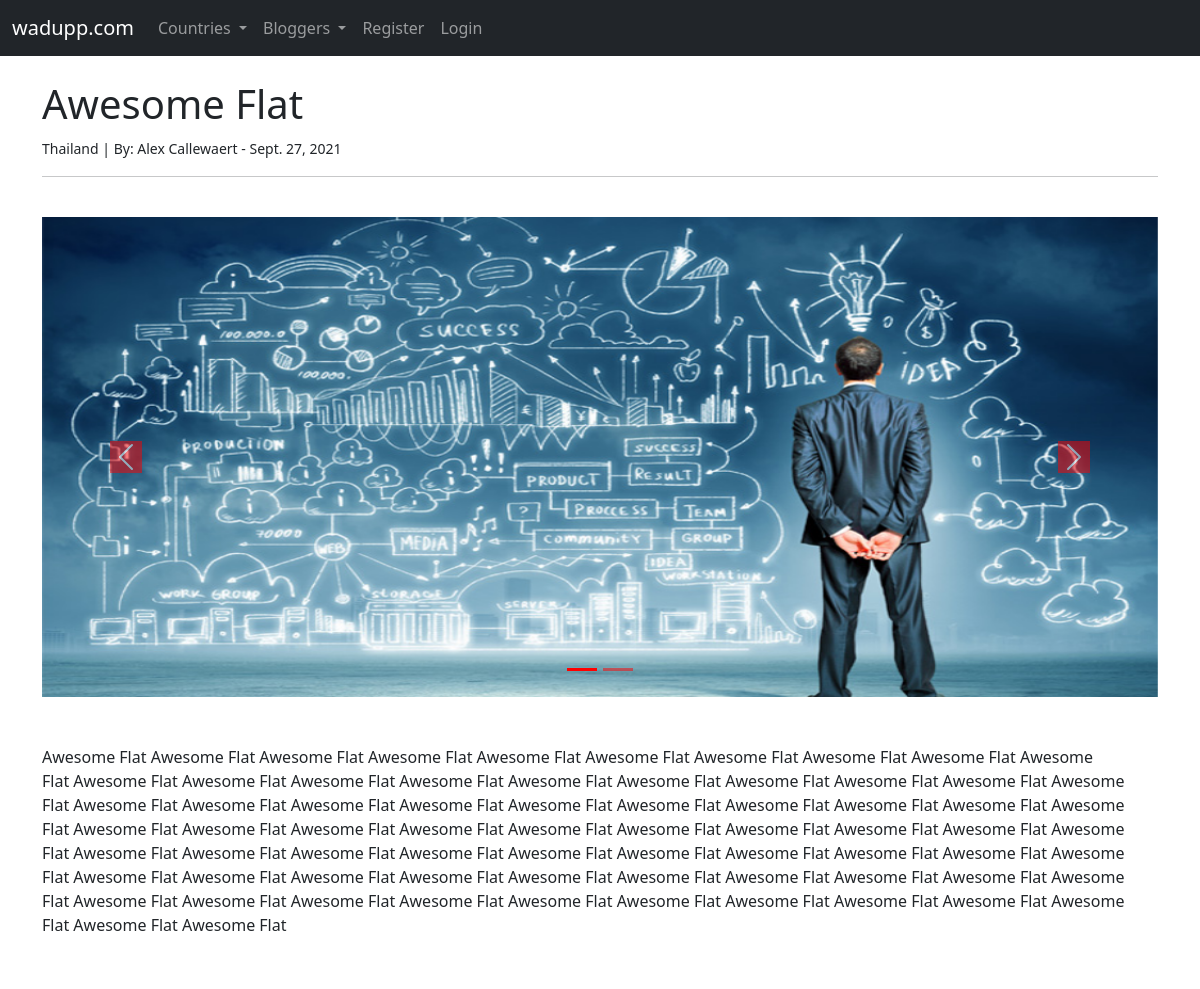
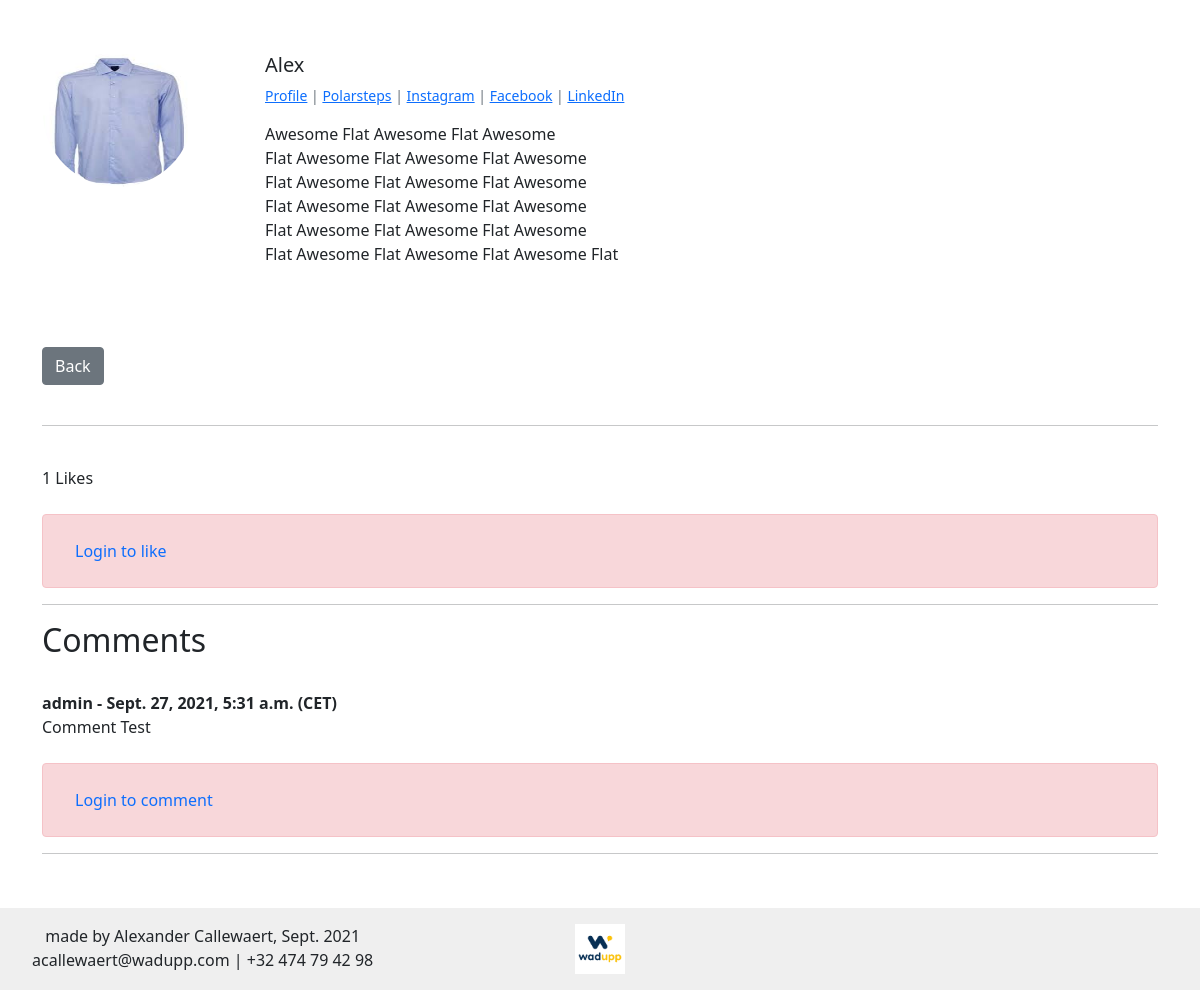
The app's page /article/1 with its own data (2 pictures, top to bottom).
### myblog/models.py (models this page shows, shortened)
class Post(models.Model):
	title = models.CharField(max_length=255)
	header_image = models.ImageField(null = True, blank = True, upload_to = "images/")
	image2 = models.ImageField(null = True, blank = True, upload_to = "images/")
	image3 = models.ImageField(null = True, blank = True, upload_to = "images/")
	title_tag = models.CharField(max_length=255)
	author = models.ForeignKey(User, on_delete=models.CASCADE, null = True, blank = True)
	body = RichTextField(blank = True, null = True)
	post_date = models.DateField(auto_now_add=True)
	category = models.ForeignKey(Category, on_delete=models.CASCADE)
	snippet = models.CharField(max_length=255)
	likes = models.ManyToManyField(User, related_name = 'blog_posts', blank=True)
	def total_likes(self):
		return self.likes.count()

class Category(models.Model):
	name = models.CharField(max_length=255)
	def __str__(self):
		return self.name

class User(AbstractUser):
   Allow_to_post = models.BooleanField(default=False)

class Profile(models.Model):
	user = models.OneToOneField(User, null = True, on_delete = models.CASCADE)
	bio = models.TextField()
	profile_pic = models.ImageField(null = True, blank = True, upload_to = "images/profile")
	polarsteps_url = models.CharField(max_length=255, null = True, blank = True)
	instagram_url = models.CharField(max_length=255, null = True, blank = True)
	facebook_url = models.CharField(max_length=255, null = True, blank = True)
	linkedin_url = models.CharField(max_length=255, null = True, blank = True)

class Comment(models.Model):
	post = models.ForeignKey(Post, related_name = "comments", on_delete=models.CASCADE)
	your_name = models.CharField(max_length = 255)
	body = models.TextField()
	date_added = models.DateTimeField(auto_now_add = True)

### myblog/views.py (the view)
# urls.py: path('article/<int:pk>', ArticleDetailView.as_view(), name = "article-detail"),
class ArticleDetailView(DetailView):
	model = Post
	template_name = 'article_details.html'
	def get_context_data(self, *args, **kwargs):
		print('ck')
		cat_menu = Category.objects.all()
		context = super(ArticleDetailView, self).get_context_data(*args, **kwargs)
		stuff = get_object_or_404(Post, id = self.kwargs['pk'])
		total_likes = stuff.total_likes()
		liked = False
		if stuff.likes.filter(id = self.request.user.id).exists():
			liked = True
		context["cat_menu"] = cat_menu
		context["total_likes"] = total_likes
		context["liked"] = liked
		return context

### myblog/templates/article_details.html (shortened to what this page needs)
{% extends 'base.html' %}
{% load static %}
{% block content %}
	<h1>{{ post.title }}</h1>
	<small>{{ post.category }} |
		By:
		{% if post.author.first_name or post.author.last_name %} {{ post.author.first_name }} {{ post.author.last_name }} {% else %} {{ post.author.username }} {% endif %} -
		{{ post.post_date }}
	</small> <br/>
	<hr>
	<br/>
{% if post.header_image or image2 or image3 %}
<div id="carouselExampleIndicators" class="carousel slide mb-5" data-bs-ride="carousel">
  <div class="carousel-indicators">
    <button type="button" data-bs-target="#carouselExampleIndicators" data-bs-slide-to="0" class="active" aria-current="true" aria-label="Slide 1" style="background-color:red"></button>
	  {% if post.image2 %}
    <button type="button" data-bs-target="#carouselExampleIndicators" data-bs-slide-to="1" aria-label="Slide 2" style="background-color:red"></button>
	  {% endif %}
  </div>
  <div class="carousel-inner">
    <div class="carousel-item active">
      <img src="{{ post.header_image.url }}" class="d-block w-100" alt="{{ post.title }}" height = 480>
    </div>
  </div>
  <button class="carousel-control-prev" type="button" data-bs-target="#carouselExampleIndicators" data-bs-slide="prev">
    <span class="carousel-control-prev-icon" aria-hidden="true" style="background-color:red"></span>
  </button>
  <button class="carousel-control-next" type="button" data-bs-target="#carouselExampleIndicators" data-bs-slide="next">
    <span class="carousel-control-next-icon" aria-hidden="true" style="background-color:red"></span>
  </button>
</div>
{% endif %}
	{{ post.body | safe }}
	<br/><br/>
<div class="card border-white mb-3" style="max-width: 620px;">
  <div class="row g-0">
    <div class="col-md-4">
		{% if post.author.profile.profile_pic %}
      		<img src="{{ post.author.profile.profile_pic.url }}" width = 150 height = 150 class = "rounded-circle">
  		{% else %}
  			<img src="{% static 'myblog/images/default.png' %}" width = 150 height = 150 class = "rounded-circle">
  		{% endif %}
    </div>
    <div class="col-md-8">
      <div class="card-body">
        <h5 class="card-title">
        	{{ post.author.first_name }}
        </h5>
        <p class="small text-muted">
        	<a href = "{% url 'show_profile_page' post.author.profile.id %}">Profile</a>
        	{% if post.author.profile.polarsteps_url %}
        		| <a href = "{{ post.author.profile.polarsteps_url }}">Polarsteps</a>
    		{% endif %}
        	{% if post.author.profile.instagram_url %}
        		| <a href = "{{ post.author.profile.instagram_url }}">Instagram</a>
    		{% endif %}
    		{% if post.author.profile.facebook_url %}
        		| <a href = "{{ post.author.profile.facebook_url }}">Facebook</a>
    		{% endif %}
    		{% if post.author.profile.linkedin_url %}
        		| <a href = "{{ post.author.profile.linkedin_url }}">LinkedIn</a>
        	{% endif %}
        </p>
        <p class="card-text">
        	{{ post.author.profile.bio }}
        </p>
      </div>
    </div>
  </div>
</div>
	<br/><br/>
	<a href = "{% url 'home' %}" class = "btn btn-secondary">Back</a>
	<br/><br/>
	<hr>
	<br/>
	<form action = "{% url 'like_post' post.pk %}" method = "POST">
	{{ total_likes }} Likes
	<br/><br/>
	{% if user.is_authenticated %}
		{% if liked %}
			<button type = "submit", name = "post_id", value = "{{ post.id }}", class = "btn btn-danger btn-sm">Unlike</button>
		{% else %}
			<button type = "submit", name = "post_id", value = "{{ post.id }}", class = "btn btn-primary btn-sm">Like</button>
		{% endif %}
	<br/><br/>
	{% else %}
		<div class="alert alert-danger" role="alert"><a class="nav-link" href="{% url 'login' %}">Login to like</a></div>
	{% endif %}
	</form>
<hr>
<h2>Comments</h2>
<br/>
{% if not post.comments.all %}
	No comments yet...<br/><br/>
	{% if user.is_authenticated %}
		<a href = "{% url 'add_comment' post.pk %}"><button type="button" class="btn btn-outline-primary">Add Comment</button></a>
	{% else %}
		<div class="alert alert-danger" role="alert"><a class="nav-link" href="{% url 'login' %}">Login to comment</a></div>
	{% endif %}
{% else %}
		{% for comment in post.comments.all %}
			<strong>
				{{ comment.your_name }} - {{ comment.date_added }} (CET)
			</strong>
			<br/>
			{{ comment.body }}
			<br/><br/>
		{% endfor %}
	{% if user.is_authenticated %}
		<a href = "{% url 'add_comment' post.pk %}"><button type="button" class="btn btn-outline-primary">Add Comment</button></a>
		<br/><br/>
	{% else %}
		<div class="alert alert-danger" role="alert"><a class="nav-link" href="{% url 'login' %}">Login to comment</a></div>
	{% endif %}
{% endif %}
<hr>
<br/>
{% endblock %}

### records on screen
Post: title "Awesome Flat", category "Thailand", author.first_name "Alex", author.last_name "Callewaert", post_date "Sept. 27, 2021", header_image (picture), body "Awesome Flat Awesome Flat Awesome Flat Awesome Flat Awesome Flat Awesome Flat Awesome Flat Awesome Flat Awesome Flat Awesome Flat Awesome Flat Awesome Flat Awesome Flat Awesome Flat Awesome Flat Awesome Flat Awesome Flat Awesome Flat Awesome Flat Awesome Flat Awesome Flat Awesome Flat Awesome Flat Awesome Flat Awesome Flat Awesome Flat Awesome Flat Awesome Flat Awesome Flat Awesome Flat Awesome Flat Awesome Flat Awesome Flat Awesome Flat Awesome Flat Awesome Flat Awesome Flat Awesome Flat Awesome Flat Awesome Flat Awesome Flat Awesome Flat Awesome Flat Awesome Flat Awesome Flat Awesome Flat Awesome Flat Awesome Flat Awesome Flat Awesome Flat Awesome Flat Awesome Flat Awesome Flat Awesome…", author.profile.profile_pic (picture), author.profile.bio "Awesome Flat Awesome Flat Awesome Flat Awesome Flat Awesome Flat Awesome Flat Awesome Flat Awesome Flat Awesome Flat Awesome Flat Awesome Flat Awesome Flat Awesome Flat Awesome Flat Awesome Flat Awesome Flat Awesome Flat Awesome Flat"
Comment: your_name "admin", date_added "Sept. 27, 2021, 5:31 a.m.", body "Comment Test"

### other values on screen
{{ total_likes }} "1"
